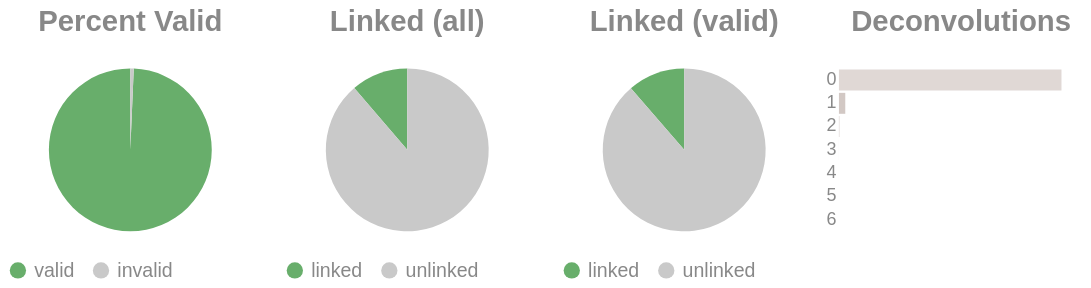

The notebook cell saved with this chart:
### Code cell
if SKIPLR:
    pass
else:
    clash = Counter()
    for i in valids['molecule'].to_list():
        _mol = i.split("-")
        if len(_mol) == 1:
            clash.update('0')
        else:
            clash.update(_mol[-1])

    _d = {"deconvolutions": [], 'count': []}
    for k,v in clash.items():
        _d['deconvolutions'].append(k)
        _d['count'].append(v)

    tot_valid = valids['reads'].sum()
    mask = valids['reads'] >= 2
    n_linked_reads = valids.filter(mask)['reads'].sum()
    if n_linked_reads == 0:
        print_html("No linked molecules (>=2 reads) were detected; skipping linked-only distributions.")
        SKIPLR = True
    else:
        perc_valid = round(tot_valid / n_reads, 4)
        linked_perc_abs = round(n_linked_reads / n_reads, 4)
        linked_perc = round(n_linked_reads / tot_valid, 4)

    _valid = pl.DataFrame({"valids": ['valid', 'invalid'], "count": [tot_valid, n_reads - tot_valid]})
    _linked_abs = pl.DataFrame({"linked (absolute)": ['linked', 'unlinked'], "count": [n_linked_reads, n_reads - n_linked_reads]})
    _linked_rel = pl.DataFrame({"linked (valids)": ['linked', 'unlinked'], "count": [n_linked_reads, tot_valid - n_linked_reads]})

    (
        alt.hconcat(
            piechart(_valid, goodval = 'valid', title = "Percent Valid"),
            piechart(_linked_abs, goodval = "linked", title =  "Linked (all)"),
            piechart(_linked_rel, goodval = "linked", title =  "Linked (valid)"),
            convolutionbar(pl.DataFrame(_d), title = "Deconvolutions"),
            center = True,
            bounds = 'flush'
        )
        .resolve_scale(color='independent')
        .resolve_legend('independent')
        .properties(usermeta={'embedOptions': {"actions": False}})
    ).display()

### Figure 1 — Vega-Lite specification as saved in the notebook (floating-point values rounded to 4 significant figures)
{"width": "container", "height": 400, "config": {"title": {"anchor": "start", "dy": -15, "fontSize": 18, "color": "#888888", "subtitleColor": "#888888", "subtitleFontSize": 14}, "arc": {"fill": "#0072B2"}, "axis": {"domainColor": "#888888", "domainWidth": 0.5, "gridWidth": 0.2, "grid": false, "titleFontWeight": 400, "titleFontSize": 15, "labelFontSize": 11, "labelColor": "#888888", "tickColor": "#888888", "tickWidth": 0.2, "titleColor": "#888888"}, "axisBand": {"grid": false}, "axisX": {"grid": true, "tickSize": 10, "domainCap": "round"}, "axisY": {"domain": false, "grid": true, "tickSize": 0, "domainCap": "round"}, "background": "transparent", "header": {"labelFontSize": 15, "labelColor": "#888888", "titleFontSize": 15, "titleFontWeight": 600, "titleColor": "#888888"}, "legend": {"labelFont": "sans-serif", "labelFontSize": 12, "labelColor": "#888888", "symbolSize": 100, "symbolType": "circle", "titleFontSize": 12, "titlePadding": 10, "titleColor": "#888888", "title": null}, "range": {"category": ["#E69F00", "#56B4E9", "#009E73", "#F0E442", "#0072B2", "#D55E00", "#CC79A7", "#000000"], "diverging": ["#cfe8f3", "#a2d4ec", "#73bfe2", "#46abdb", "#1696d2", "#12719e"]}, "area": {"fill": "#0072B2", "fillOpacity": 0.7, "line": true, "strokeOpacity": 0.7}, "line": {"color": "#0072B2", "stroke": "#0072B2", "strokeWidth": 2}, "trail": {"color": "#0072B2", "stroke": "#0072B2", "strokeWidth": 0, "size": 1}, "point": {"filled": true, "fillOpacity": 1.0, "size": 95}, "text": {"color": "#888888", "fontSize": 11, "align": "right", "fontWeight": 400, "size": 11}, "bar": {"fill": "#0072B2", "stroke": null}, "view": {"stroke": null, "continuousWidth": 660, "continuousHeight": 400}}, "hconcat": [{"data": {"name": "data-7b66fe9f28aa414d01c4dafc807e6ee1"}, "mark": {"type": "arc"}, "encoding": {"color": {"field": "valids", "legend": {"orient": "bottom", "title": null}, "scale": {"domain": ["valid", "invalid"], "range": ["#68ae6b", "#C9C9C9"]}, "title": "Valids", "type": "nominal"}, "theta": {"field": "count", "type": "quantitative"}, "tooltip": [{"field": "valids", "title": "Valids", "type": "ordinal"}, {"field": "percent", "format": ".2%", "title": "Percent", "type": "quantitative"}, {"field": "count", "title": "Count", "type": "quantitative"}]}, "height": 100, "title": {"text": "Percent Valid", "align": "center", "anchor": "middle"}, "transform": [{"calculate": "datum.count / 3519537", "as": "percent"}], "width": 150}, {"data": {"name": "data-bcc2980d546e273dfaf4303a6cf489f6"}, "mark": {"type": "arc"}, "encoding": {"color": {"field": "linked (absolute)", "legend": {"orient": "bottom", "title": null}, "scale": {"domain": ["linked", "unlinked"], "range": ["#68ae6b", "#C9C9C9"]}, "title": "Linked (Absolute)", "type": "nominal"}, "theta": {"field": "count", "type": "quantitative"}, "tooltip": [{"field": "linked (absolute)", "title": "Linked (Absolute)", "type": "ordinal"}, {"field": "percent", "format": ".2%", "title": "Percent", "type": "quantitative"}, {"field": "count", "title": "Count", "type": "quantitative"}]}, "height": 100, "title": {"text": "Linked (all)", "align": "center", "anchor": "middle"}, "transform": [{"calculate": "datum.count / 3519537", "as": "percent"}], "width": 150}, {"data": {"name": "data-cd1097a010eb3dc34ce51d26085fd7a2"}, "mark": {"type": "arc"}, "encoding": {"color": {"field": "linked (valids)", "legend": {"orient": "bottom", "title": null}, "scale": {"domain": ["linked", "unlinked"], "range": ["#68ae6b", "#C9C9C9"]}, "title": "Linked (Valids)", "type": "nominal"}, "theta": {"field": "count", "type": "quantitative"}, "tooltip": [{"field": "linked (valids)", "title": "Linked (Valids)", "type": "ordinal"}, {"field": "percent", "format": ".2%", "title": "Percent", "type": "quantitative"}, {"field": "count", "title": "Count", "type": "quantitative"}]}, "height": 100, "title": {"text": "Linked (valid)", "align": "center", "anchor": "middle"}, "transform": [{"calculate": "datum.count / 3495882", "as": "percent"}], "width": 150}, {"data": {"name": "data-8edec676c1508de154798b134cd9e77c"}, "mark": {"type": "bar"}, "encoding": {"color": {"field": "deconvolutions", "legend": null, "scale": {"scheme": "lightgreyred"}, "type": "nominal"}, "tooltip": [{"field": "deconvolutions", "title": "Deconvolutions", "type": "ordinal"}, {"field": "percent", "format": ".2%", "title": "Percent", "type": "quantitative"}, {"field": "count", "title": "Count", "type": "quantitative"}], "x": {"axis": null, "field": "count", "type": "quantitative"}, "y": {"field": "deconvolutions", "sort": "ascending", "title": null, "type": "nominal"}}, "height": 100, "title": {"text": "Deconvolutions", "align": "center", "anchor": "middle"}, "transform": [{"calculate": "datum.count / 3283771", "as": "percent"}], "width": 150}], "bounds": "flush", "center": true, "resolve": {"legend": {"angle": "independent"}, "scale": {"color": "independent"}}, "usermeta": {"embedOptions": {"actions": false}}, "$schema": "https://vega.github.io/schema/vega-lite/v6.1.0.json", "datasets": {"data-7b66fe9f28aa414d01c4dafc807e6ee1": [{"valids": "valid", "count": 3495882}, {"valids": "invalid", "count": 23655}], "data-bcc2980d546e273dfaf4303a6cf489f6": [{"linked (absolute)": "linked", "count": 396866}, {"linked (absolute)": "unlinked", "count": 3122671}], "data-cd1097a010eb3dc34ce51d26085fd7a2": [{"linked (valids)": "linked", "count": 396866}, {"linked (valids)": "unlinked", "count": 3099016}], "data-8edec676c1508de154798b134cd9e77c": [{"deconvolutions": "0", "count": 3187722}, {"deconvolutions": "1", "count": 90781}, {"deconvolutions": "2", "count": 4874}, {"deconvolutions": "3", "count": 355}, {"deconvolutions": "4", "count": 36}, {"deconvolutions": "5", "count": 2}, {"deconvolutions": "6", "count": 1}]}}
